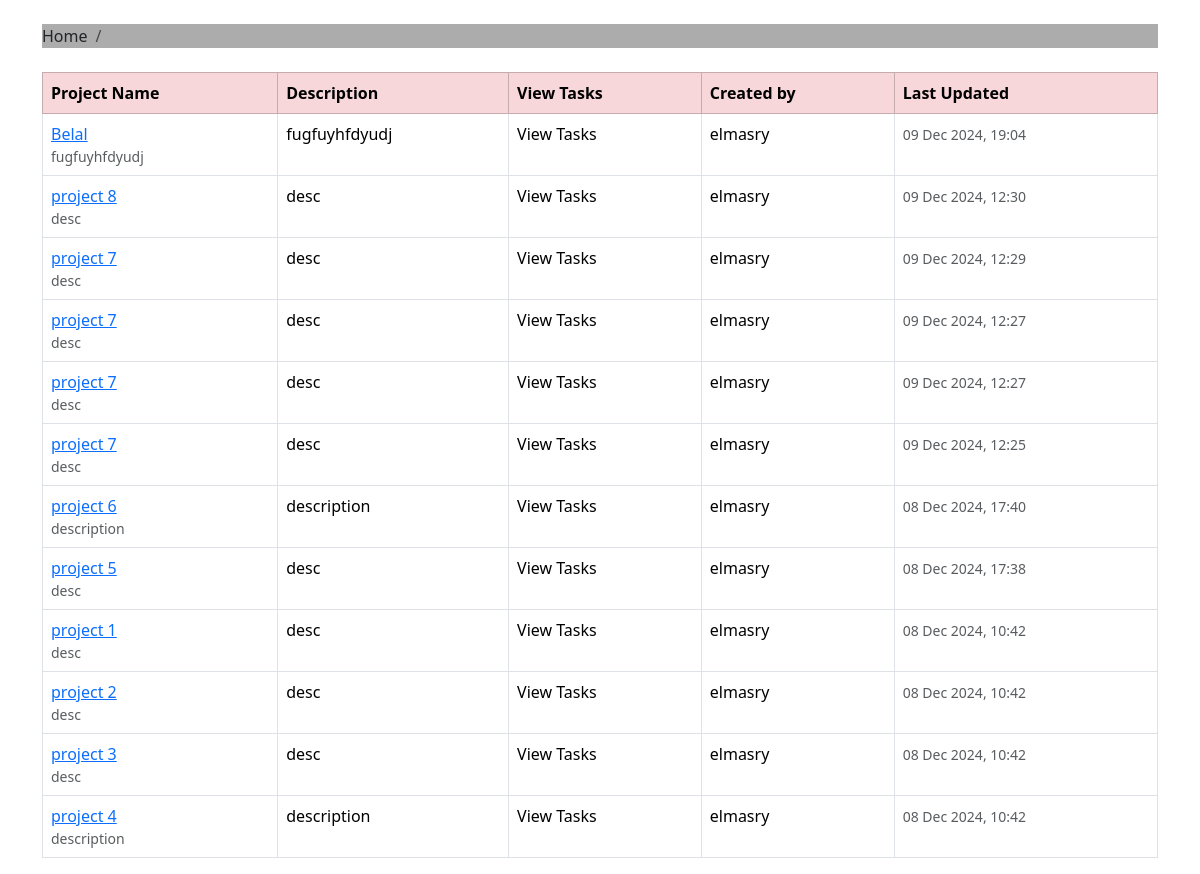
Before: / with the older database file.
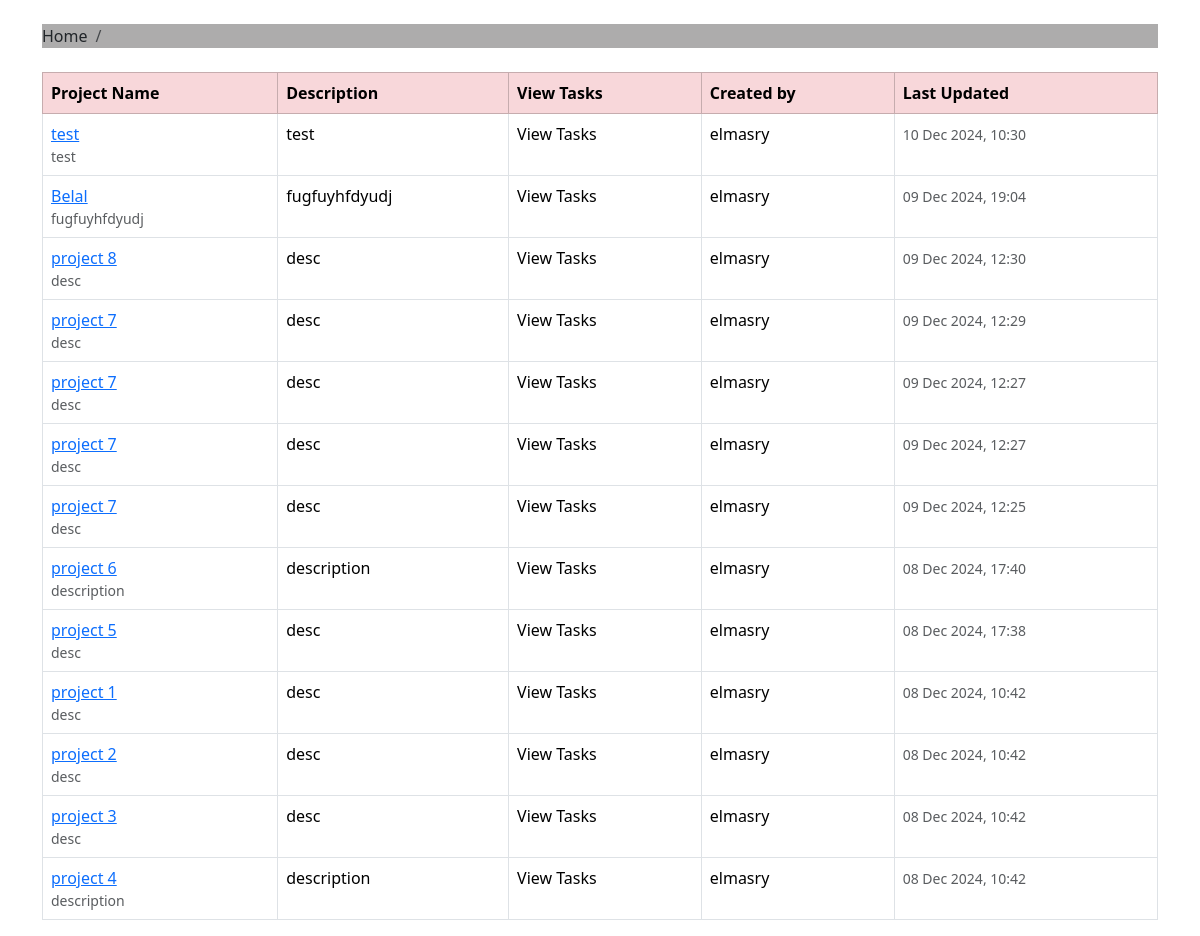
After: the same page with the newer database file.
### msr/models.py (models this page shows, shortened)
class Task_board(models.Model):
    project_name = models.CharField(max_length=30, verbose_name="Project Name")
    desc_project = models.CharField(max_length=150, verbose_name="Project Description")
    created_by = models.ForeignKey(User,on_delete=models.CASCADE,related_name="created_boards",verbose_name="Created By",)
    created_on = models.DateTimeField(auto_now_add=True, verbose_name="Created On")
    class Meta:
        verbose_name = "Task Board"
        verbose_name_plural = "Task Boards"
        ordering = ["-created_on"]

### msr/views.py (the view)
# urls.py: path('', views.msr, name='task_boards'),
def msr(request):
    boards = Task_board.objects.all()
    return render(request, "index.html", {"boards": boards})

### msr/templates/index.html (shortened to what this page needs)
{% extends 'base.html' %}
{% block header %}
	<ol class="breadcrumb my-4" style="background-color: #adacac">
		<li class="breadcrumb-item">Home</li>
		<li class="breadcrumb-item active">{{ board.project_name }}</li>
	</ol>
{% endblock %}
{% block table_task %}
	<div class="table-responsive">
		<table class="table table-bordered table-hover table-hover">
			<thead class="table-danger thead-inverse">
				<tr>
					<th>Project Name</th>
					<th>Description</th>
					<th>View Tasks</th>
					<th>Created by</th>
					<th>Last Updated</th>
				</tr>
			</thead>
			<tbody>
				{% for tasks in boards %}
					<tr>
						<td>
							<a href="{% url 'task_board' tasks.pk %}">
								{{ tasks.project_name }}
							</a>
							<small class="text-muted d-block">{{ tasks.desc_project }}</small>
						</td>
						<td>{{ tasks.desc_project }}</td>
						<td>View Tasks</td>
						<td>{{ tasks.created_by }}</td>
						<td>
							<small class="text-muted">{{ tasks.created_on|date:"d M Y, H:i" }}</small>
						</td>
					</tr>
					{% empty %}
					<tr>
						<td colspan="4" class="text-center">No projects available.</td>
					</tr>
				{% endfor %}
			</tbody>
		</table>
	</div>
{% endblock table_task %}

Changed rows visible on the page:
added Task_board: project_name "test", desc_project "test", created_by "elmasry", created_on "10 Dec 2024, 10:30"
